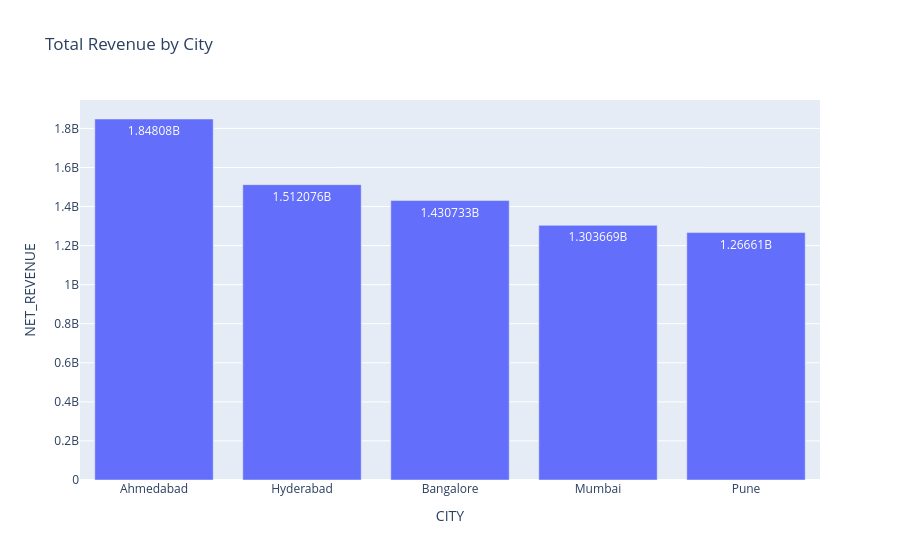

The notebook cell this image was saved under:
### Code cell
fig = px.bar(
    city_revenue,
    x='CITY',
    y='NET_REVENUE',
    title='Total Revenue by City',
    text_auto=True
)

fig.show()

### Figure 1 — Plotly figure (JSON) as saved in the notebook; plotly's stock layout.template omitted (floating-point values rounded to 4 significant figures)
{"data": [{"hovertemplate": "CITY=%{x}<br>NET_REVENUE=%{y}<extra></extra>", "legendgroup": "", "marker": {"color": "#636efa", "pattern": {"shape": ""}}, "name": "", "orientation": "v", "showlegend": false, "textposition": "auto", "texttemplate": "%{y}", "type": "bar", "x": ["Ahmedabad", "Hyderabad", "Bangalore", "Mumbai", "Pune"], "xaxis": "x", "y": [1848000000.0, 1512000000.0, 1431000000.0, 1304000000.0, 1267000000.0], "yaxis": "y"}], "layout": {"barmode": "relative", "legend": {"tracegroupgap": 0}, "title": {"text": "Total Revenue by City"}, "xaxis": {"anchor": "y", "domain": [0, 1], "title": {"text": "CITY"}}, "yaxis": {"anchor": "x", "domain": [0, 1], "title": {"text": "NET_REVENUE"}}}}
